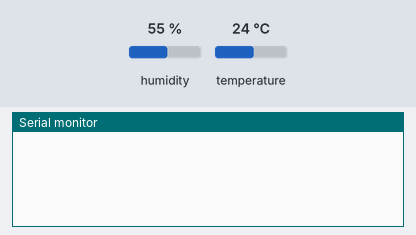
A sketch run on a simulated ESP8266 (NodeMCU). Shown: the last lines printed to the serial monitor. Inputs (shaded band) come from the test bench; at power-on: temperature 24 °C, humidity 55 %. WiFi joins after 1.5 s; servers stay silent unless stated.

Above: at 3.0 s.
3.1 s: temperature set to 33 °C
4.6 s: temperature set to 36 °C
At 6.6 s:
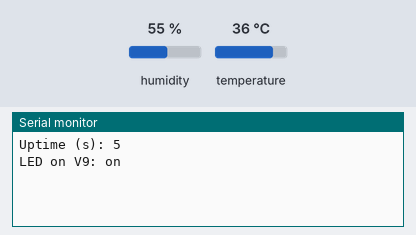
At 7.6 s:
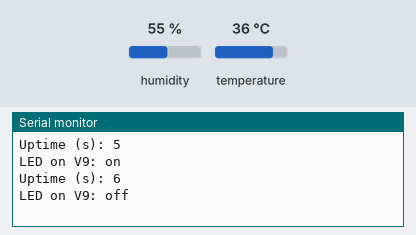
Timing chart, 0 to 9.1 s (numbered marks = the images above; inputs shaded):
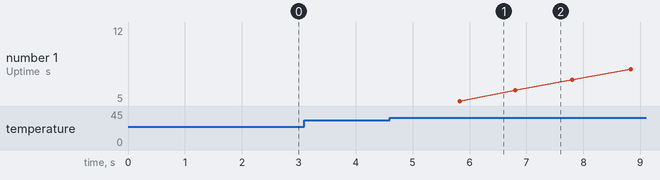

Measured:
- the behaviour switches between 34 and 35 °C on temperature (found by bisection; images 0 and 1)
- after the input at 4.6 s, the serial monitor: prints a new line after 1.2 s (image 1)

The sketch:

DHT11_sensor_nodemcu.ino
```cpp
//SENSADO DE TEMPERATURA Y HUMEDAD EN LABORATORIO

#define BLYNK_PRINT Serial // Comente esto para desactivar las impresiones
#include <SPI.h>;
#include <ESP8266WiFi.h>;
#include <BlynkSimpleEsp8266.h>;
#include <SimpleTimer.h>;
#include <DHT.h>;

// Deberías obtener el token de autenticación en la aplicación Blynk.
// Vaya a Configuración del proyecto (icono de tuerca).
char auth[] = "_kc9BxuBX9RZHGFAk0TaZ59IT66TAdy1";

// Sus credenciales de WiFi.
// Establezca la contraseña en "" para redes abiertas.
char ssid[] = "FLIA.WEITZEL";
char pass[] = "20203030";


#define DHTPIN 2 // Pin del sensor

// ¡Descomenta el tipo que estés usando!
#define DHTTYPE DHT11 // DHT 11
//#define DHTTYPE DHT22 // DHT 22, AM2302, AM2321
//#define DHTTYPE DHT21 // DHT 21, AM2301

//Configuramos el objeto creado del sensor
DHT dht(DHTPIN, DHTTYPE);

//Instanciamos el Timer
SimpleTimer timer;

//Usaremos el digital de la app v9 para la lectura del led aviso
WidgetLED led1(V9);

//Crearemos una funcion para el destello del led
void advertenciaLed()
{
  Serial.print("Uptime (s): ");
    Serial.println(millis() / 1000);

  if (led1.getValue()) {
    led1.off();
    Serial.println("LED on V9: off");
  } else {
    led1.on();
    Serial.println("LED on V9: on");
  }

}

// Esta función envía el tiempo de actividad de Arduino cada segundo a Virtual Pin (5, 6, 7 & amp; amp; amp; amp; amp; amp; 8).
// En la aplicación, la frecuencia de lectura de Widget debe establecerse en PUSH. Esto significa
// que defina con qué frecuencia enviar datos a la aplicación Blynk.
void sendSensor()
{
 float h = dht.readHumidity();
 float t = dht.readTemperature(); // or dht.readTemperature(true) for Fahrenheit

 if (isnan(h) || isnan(t)) {
 Serial.println("Failed to read from DHT sensor!");
 return;
 }
 // Puedes enviar cualquier valor en cualquier momento.
 // No envíes más de 10 valores por segundo.
 Blynk.virtualWrite(V5, h); // Humidity for gauge
 Blynk.virtualWrite(V6, t); // Temperature for gauge
 Blynk.virtualWrite(V7, h); // Humidity for graph
 Blynk.virtualWrite(V8, t); // Temperature for graph

 //Si se supera el umbral establecido invocamos a la funcion de la advertencia del led
 if(t >= 35){
 advertenciaLed();
 //Enviamos un alerta por email
  Blynk.email("andres96energy@hotmail.com","AVISO!!", "Se supero la temperatura maxima!!.");
  delay(200);


  }
 }


void setup()
{
 Serial.begin(115200);

 //Inicializamos los parametros que le pasamos a BLYNK
 Blynk.begin(auth, ssid, pass);

//Iniciamos el objeto creado del sensor
 dht.begin();

//Utilizamos un vector timer de la libreria importada
//Envia los datos a la app cada 1 segundo

 timer.setInterval(1000L, sendSensor);
}

void loop()
{
 Blynk.run(); // Initiates Blynk
 timer.run(); // Initiates SimpleTimer


}
```
